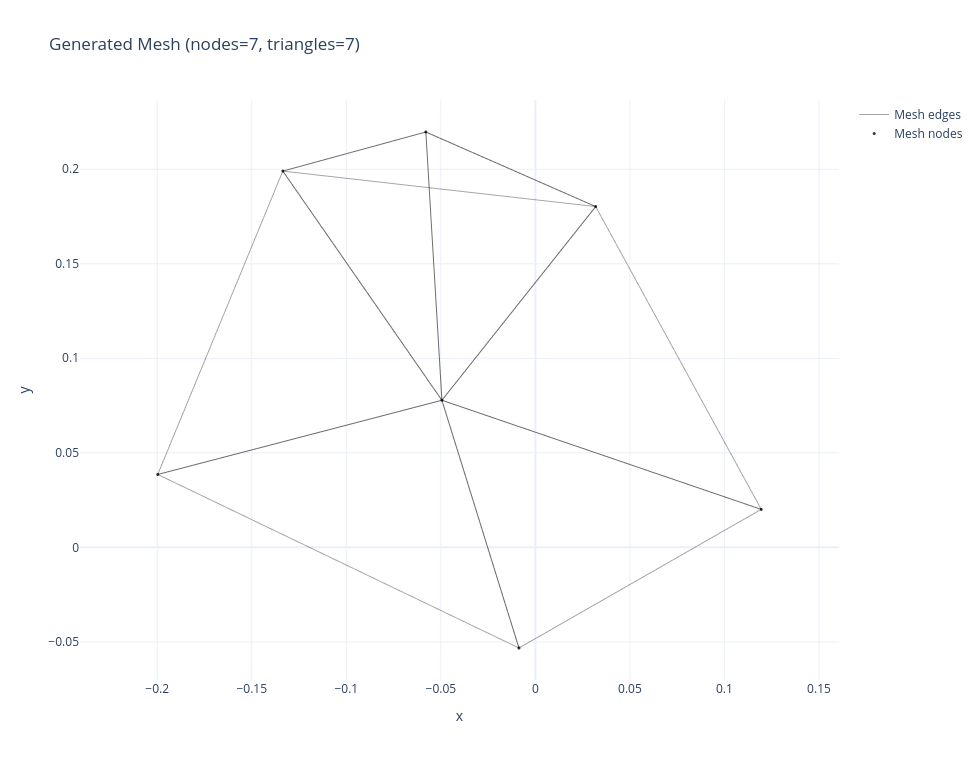

The cell this chart's notebook holds for it:
### Code cell
# Mesh visualization (triangles + nodes)
mesh_nodes = np.asarray(mesh_info['nodes'], dtype=float)
triangles = np.asarray(mesh_info['triangles'], dtype=np.intp)

if len(triangles) == 0:
    raise ValueError('No triangles in mesh.')

edge_x, edge_y = [], []
for t in triangles:
    pts = mesh_nodes[t]
    loop = np.vstack([pts, pts[0]])
    edge_x.extend(loop[:, 0].tolist() + [None])
    edge_y.extend(loop[:, 1].tolist() + [None])

fig_mesh = go.Figure()
fig_mesh.add_trace(
    go.Scattergl(
        x=edge_x,
        y=edge_y,
        mode='lines',
        name='Mesh edges',
        line=dict(color='rgba(0,0,0,0.35)', width=1),
    )
)
fig_mesh.add_trace(
    go.Scattergl(
        x=mesh_nodes[:, 0],
        y=mesh_nodes[:, 1],
        mode='markers',
        name='Mesh nodes',
        marker=dict(color='black', size=3, opacity=0.8),
    )
)
fig_mesh.update_layout(
    title=f'Generated Mesh (nodes={len(mesh_nodes)}, triangles={len(triangles)})',
    xaxis_title='x',
    yaxis_title='y',
    template='plotly_white',
    width=980,
    height=760,
)
fig_mesh.update_yaxes(scaleanchor='x', scaleratio=1)
fig_mesh.show()

### Figure 1 — Plotly figure (JSON) as saved in the notebook; plotly's stock layout.template omitted (floating-point values rounded to 4 significant figures)
{"data": [{"line": {"color": "rgba(0,0,0,0.35)", "width": 1}, "mode": "lines", "name": "Mesh edges", "type": "scattergl", "x": [-0.04945, -0.1336, -0.1997, -0.04945, null, -0.008692, -0.04945, -0.1997, -0.008692, null, -0.04945, -0.008692, 0.1195, -0.04945, null, 0.0319, -0.04945, 0.1195, 0.0319, null, -0.04945, -0.05794, -0.1336, -0.04945, null, -0.05794, 0.0319, -0.1336, -0.05794, null, 0.0319, -0.05794, -0.04945, 0.0319, null], "y": [0.0778, 0.199, 0.03856, 0.0778, null, -0.05323, 0.0778, 0.03856, -0.05323, null, 0.0778, -0.05323, 0.02009, 0.0778, null, 0.1802, 0.0778, 0.02009, 0.1802, null, 0.0778, 0.2197, 0.199, 0.0778, null, 0.2197, 0.1802, 0.199, 0.2197, null, 0.1802, 0.2197, 0.0778, 0.1802, null]}, {"marker": {"color": "black", "opacity": 0.8, "size": 3}, "mode": "markers", "name": "Mesh nodes", "type": "scattergl", "x": [-0.008692, 0.1195, -0.04945, 0.0319, -0.1336, -0.05794, -0.1997], "y": [-0.05323, 0.02009, 0.0778, 0.1802, 0.199, 0.2197, 0.03856]}], "layout": {"height": 760, "title": {"text": "Generated Mesh (nodes=7, triangles=7)"}, "width": 980, "xaxis": {"title": {"text": "x"}}, "yaxis": {"scaleanchor": "x", "scaleratio": 1, "title": {"text": "y"}}}}
